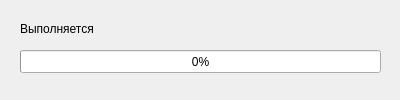
<?xml version="1.0" encoding="UTF-8"?>
<ui version="4.0">
 <class>Form</class>
 <widget class="QWidget" name="Form">
  <property name="enabled">
   <bool>true</bool>
  </property>
  <property name="geometry">
   <rect>
    <x>0</x>
    <y>0</y>
    <width>400</width>
    <height>100</height>
   </rect>
  </property>
  <property name="sizePolicy">
   <sizepolicy hsizetype="Fixed" vsizetype="Fixed">
    <horstretch>0</horstretch>
    <verstretch>0</verstretch>
   </sizepolicy>
  </property>
  <property name="windowTitle">
   <string>Выполняется</string>
  </property>
  <widget class="QProgressBar" name="progressBar">
   <property name="geometry">
    <rect>
     <x>20</x>
     <y>50</y>
     <width>361</width>
     <height>23</height>
    </rect>
   </property>
   <property name="value">
    <number>0</number>
   </property>
  </widget>
  <widget class="QLabel" name="label">
   <property name="geometry">
    <rect>
     <x>20</x>
     <y>20</y>
     <width>201</width>
     <height>17</height>
    </rect>
   </property>
   <property name="text">
    <string>Выполняется</string>
   </property>
  </widget>
 </widget>
 <resources/>
 <connections/>
</ui>
